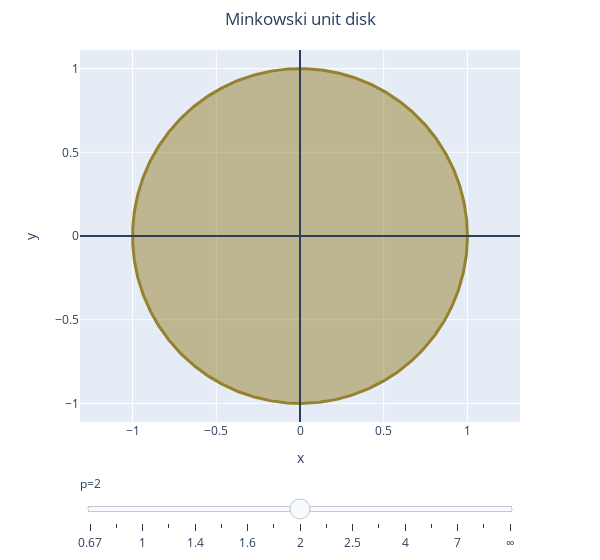

Write notebook code for a chart like this one.
### Code cell
plot_slider_minkowski([0.67, 0.8, 1, 1.2, 1.4, 1.5,  1.6, 1.8, 2, 2.2, 2.5, 3, 4, 5, 7, 10, "∞"], write_html=True)

### Figure 1 — Plotly figure (JSON) as saved in the notebook; plotly's stock layout.template omitted (floating-point values rounded to 4 significant figures; data arrays with more than 128 entries replaced by an {"elided": "..."} marker saying what was removed)
{"data": [{"fill": "tozeroy", "line": {"color": "#3b4856", "width": 3}, "name": "p=0.67", "type": "scatter", "visible": false, "x": {"elided": "800 float values"}, "y": {"elided": "800 float values"}}, {"fill": "tozeroy", "line": {"color": "#474f51", "width": 3}, "name": "p=0.8", "type": "scatter", "visible": false, "x": {"elided": "800 float values"}, "y": {"elided": "800 float values"}}, {"fill": "tozeroy", "line": {"color": "#52564c", "width": 3}, "name": "p=1", "type": "scatter", "visible": false, "x": {"elided": "800 float values"}, "y": {"elided": "800 float values"}}, {"fill": "tozeroy", "line": {"color": "#5e5d47", "width": 3}, "name": "p=1.2", "type": "scatter", "visible": false, "x": {"elided": "800 float values"}, "y": {"elided": "800 float values"}}, {"fill": "tozeroy", "line": {"color": "#696442", "width": 3}, "name": "p=1.4", "type": "scatter", "visible": false, "x": {"elided": "800 float values"}, "y": {"elided": "800 float values"}}, {"fill": "tozeroy", "line": {"color": "#756c3d", "width": 3}, "name": "p=1.5", "type": "scatter", "visible": false, "x": {"elided": "800 float values"}, "y": {"elided": "800 float values"}}, {"fill": "tozeroy", "line": {"color": "#807338", "width": 3}, "name": "p=1.6", "type": "scatter", "visible": false, "x": {"elided": "800 float values"}, "y": {"elided": "800 float values"}}, {"fill": "tozeroy", "line": {"color": "#8c7a33", "width": 3}, "name": "p=1.8", "type": "scatter", "visible": false, "x": {"elided": "800 float values"}, "y": {"elided": "800 float values"}}, {"fill": "tozeroy", "line": {"color": "#97812e", "width": 3}, "name": "p=2", "type": "scatter", "visible": true, "x": {"elided": "800 float values"}, "y": {"elided": "800 float values"}}, {"fill": "tozeroy", "line": {"color": "#a38828", "width": 3}, "name": "p=2.2", "type": "scatter", "visible": false, "x": {"elided": "800 float values"}, "y": {"elided": "800 float values"}}, {"fill": "tozeroy", "line": {"color": "#ae8f23", "width": 3}, "name": "p=2.5", "type": "scatter", "visible": false, "x": {"elided": "800 float values"}, "y": {"elided": "800 float values"}}, {"fill": "tozeroy", "line": {"color": "#ba961e", "width": 3}, "name": "p=3", "type": "scatter", "visible": false, "x": {"elided": "800 float values"}, "y": {"elided": "800 float values"}}, {"fill": "tozeroy", "line": {"color": "#c59d19", "width": 3}, "name": "p=4", "type": "scatter", "visible": false, "x": {"elided": "800 float values"}, "y": {"elided": "800 float values"}}, {"fill": "tozeroy", "line": {"color": "#d1a514", "width": 3}, "name": "p=5", "type": "scatter", "visible": false, "x": {"elided": "800 float values"}, "y": {"elided": "800 float values"}}, {"fill": "tozeroy", "line": {"color": "#dcac0f", "width": 3}, "name": "p=7", "type": "scatter", "visible": false, "x": {"elided": "800 float values"}, "y": {"elided": "800 float values"}}, {"fill": "tozeroy", "line": {"color": "#e8b30a", "width": 3}, "name": "p=10", "type": "scatter", "visible": false, "x": {"elided": "800 float values"}, "y": {"elided": "800 float values"}}, {"fill": "tozeroy", "line": {"color": "#f3ba05", "width": 3}, "name": "p=∞", "type": "scatter", "visible": false, "x": {"elided": "800 float values"}, "y": {"elided": "800 float values"}}], "layout": {"margin": {"t": 50}, "shapes": [{"type": "line", "x0": 0, "x1": 0, "xref": "x", "y0": 0, "y1": 1, "yref": "y domain"}, {"type": "line", "x0": 0, "x1": 1, "xref": "x domain", "y0": 0, "y1": 0, "yref": "y"}], "sliders": [{"active": 8, "currentvalue": {"prefix": "p="}, "pad": {"t": 50}, "steps": [{"args": [{"visible": [true, false, false, false, false, false, false, false, false, false, false, false, false, false, false, false, false]}], "label": "0.67", "method": "update"}, {"args": [{"visible": [false, true, false, false, false, false, false, false, false, false, false, false, false, false, false, false, false]}], "label": "0.8", "method": "update"}, {"args": [{"visible": [false, false, true, false, false, false, false, false, false, false, false, false, false, false, false, false, false]}], "label": "1", "method": "update"}, {"args": [{"visible": [false, false, false, true, false, false, false, false, false, false, false, false, false, false, false, false, false]}], "label": "1.2", "method": "update"}, {"args": [{"visible": [false, false, false, false, true, false, false, false, false, false, false, false, false, false, false, false, false]}], "label": "1.4", "method": "update"}, {"args": [{"visible": [false, false, false, false, false, true, false, false, false, false, false, false, false, false, false, false, false]}], "label": "1.5", "method": "update"}, {"args": [{"visible": [false, false, false, false, false, false, true, false, false, false, false, false, false, false, false, false, false]}], "label": "1.6", "method": "update"}, {"args": [{"visible": [false, false, false, false, false, false, false, true, false, false, false, false, false, false, false, false, false]}], "label": "1.8", "method": "update"}, {"args": [{"visible": [false, false, false, false, false, false, false, false, true, false, false, false, false, false, false, false, false]}], "label": "2", "method": "update"}, {"args": [{"visible": [false, false, false, false, false, false, false, false, false, true, false, false, false, false, false, false, false]}], "label": "2.2", "method": "update"}, {"args": [{"visible": [false, false, false, false, false, false, false, false, false, false, true, false, false, false, false, false, false]}], "label": "2.5", "method": "update"}, {"args": [{"visible": [false, false, false, false, false, false, false, false, false, false, false, true, false, false, false, false, false]}], "label": "3", "method": "update"}, {"args": [{"visible": [false, false, false, false, false, false, false, false, false, false, false, false, true, false, false, false, false]}], "label": "4", "method": "update"}, {"args": [{"visible": [false, false, false, false, false, false, false, false, false, false, false, false, false, true, false, false, false]}], "label": "5", "method": "update"}, {"args": [{"visible": [false, false, false, false, false, false, false, false, false, false, false, false, false, false, true, false, false]}], "label": "7", "method": "update"}, {"args": [{"visible": [false, false, false, false, false, false, false, false, false, false, false, false, false, false, false, true, false]}], "label": "10", "method": "update"}, {"args": [{"visible": [false, false, false, false, false, false, false, false, false, false, false, false, false, false, false, false, true]}], "label": "∞", "method": "update"}]}], "title": {"text": "Minkowski unit disk", "x": 0.5}, "width": 600, "xaxis": {"title": {"text": "x"}}, "yaxis": {"scaleanchor": "x", "scaleratio": 1, "title": {"text": "y"}}}}
